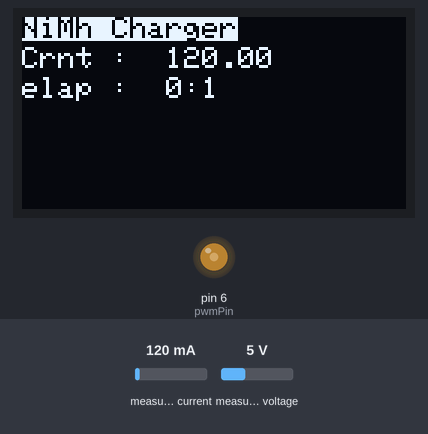
The sketch below on a simulated Arduino Uno, built for the host (arithmetic inside an expression is 32-bit, double 64-bit). On the bench: 128×64 one-colour display, output pins drawn as LEDs (lit = HIGH). Inputs (shaded band) come from the test bench; at power-on: measured current 120 mA, measured voltage 5 V. The display library's start-up logo is not drawn; what the sketch prints to the serial monitor is not drawn.

Above: at 1.2 s.
1.3 s: measured current set to 500 mA
At 2.7 s:
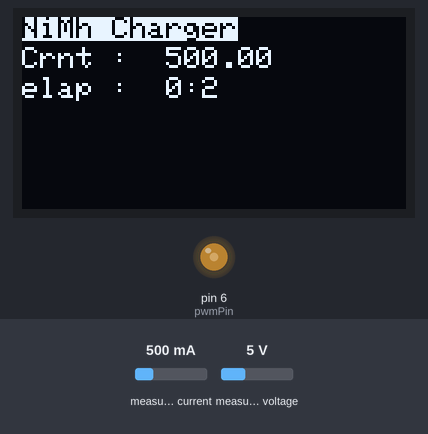
3.6 s: measured current set to 40 mA
At 4.12 s:
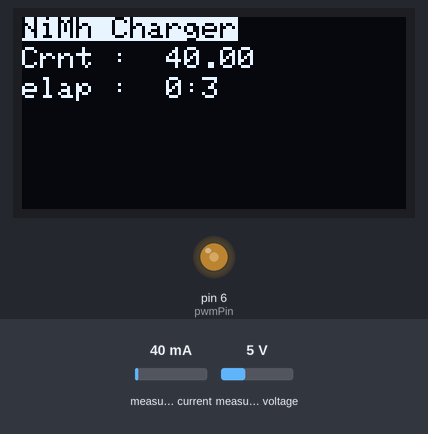
5.2 s: measured current set to 1000 mA
At 6.4 s:
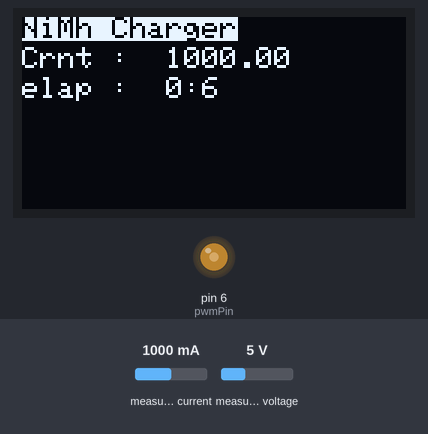
Timing chart, 0 to 8.2 s (numbered marks = the images above; inputs shaded):
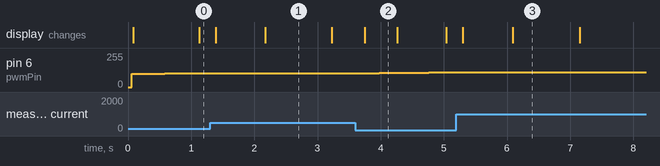

Measured:
- after the input at 1.3 s, pin 6 (pwmPin): stays 104/255 (without the input it goes to 105/255 after 0.06 s)
- after the input at 3.6 s, pin 6 (pwmPin): moves from 104/255 to 110/255 over 1.3 s, starting after 0.12 s
- after the input at 5.2 s, pin 6 (pwmPin): stays 110/255 (without the input it goes to 111/255 after 0.08 s)
- what the display in image 2 shows lasts 0.6 s, from 3.7 s to 4.3 s
- what the display in image 3 shows lasts 1.0 s, from 6.1 s to 7.1 s

The sketch:

nimh_charger.ino
```cpp
// Libraries---------------------------------------
#include <Wire.h>
#include <INA219.h>
//#include <Adafruit_GFX.h>
#include <Adafruit_SSD1306.h>

// Defines-----------------------------------------
#define OLED_RESET 4
#define pwmPin     6
// Variables---------------------------------------
float maxCurrent = 250;
float nowCurrent = 0;
float lastCurrent =0;
float maxVoltage = 1.8;
float nowVoltage = 0;
float mAh = 0;
int elapsed = 0;
int startTime = 0;
int pwm = 99;
int hours = 0;
int minutes = 0;
int seconds = 0;
long maxTime = 36000000;


// ------------------------------------------------
INA219 monitor;
Adafruit_SSD1306 display(OLED_RESET);

void setup() {
  Serial.begin(9600);
  monitor.begin();
  display.begin(SSD1306_SWITCHCAPVCC, 0x3C);
   display.setTextSize(1);
  display.setTextColor(WHITE);
  display.setCursor(0,0);
  display.display();
  display.clearDisplay();
  pinMode(pwmPin, OUTPUT);
  startTime = millis();
}

void loop() {
seconds = (millis()/1000);
if(seconds>59){
  minutes++;
  seconds = 0;
}

nowCurrent = (monitor.shuntCurrent() * 1000);
if (nowCurrent <= maxCurrent && pwm < 255){
  pwm++;
  lastCurrent = nowCurrent;
}

  analogWrite(pwmPin, pwm);

  display.setCursor(0,0);
  display.setTextColor(BLACK, WHITE);
  display.println("NiMh Charger");
  display.setTextColor(WHITE);
  display.setCursor(0,10);
  display.print("Crnt :");
  display.setCursor(48,10);
  display.print(nowCurrent);
  display.setCursor(0,20);
  display.print("elap :");
  display.setCursor(48,20);
  display.print(minutes);
  display.print(":");
  display.print(seconds);
  display.display();
  display.clearDisplay();


   Serial.println("******************");

  Serial.print("raw shunt voltage: ");
  Serial.println(monitor.shuntVoltageRaw());

  Serial.print("raw bus voltage:   ");
  Serial.println(monitor.busVoltageRaw());

  Serial.println("--");

  Serial.print("shunt voltage: ");
  Serial.print(monitor.shuntVoltage() * 1000, 4);
  Serial.println(" mV");

  Serial.print("shunt current: ");
  Serial.print(monitor.shuntCurrent() * 1000, 4);
  Serial.println(" mA");

  Serial.print("bus voltage:   ");
  Serial.print(monitor.busVoltage(), 4);
  Serial.println(" V");

  Serial.print("bus power:     ");
  Serial.print(monitor.busPower() * 1000, 4);
  Serial.println(" mW");

  Serial.println(" ");
  Serial.println(" ");
  Serial.print("pwm :");
  Serial.println(pwm);

  delay(100);


}
```
